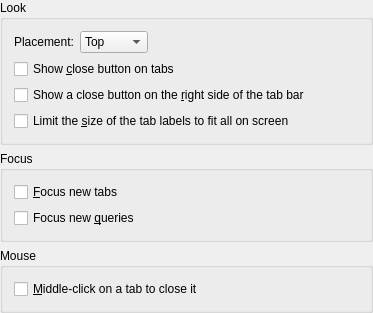
<ui version="4.0" >
 <comment>This program is free software; you can redistribute it and/or modify
it under the terms of the GNU General Public License as published by
the Free Software Foundation; either version 2 of the License, or
(at your option) any later version.</comment>
 <class>Tabs_PreferencesUI</class>
 <widget class="QWidget" name="Tabs_PreferencesUI" >
  <property name="geometry" >
   <rect>
    <x>0</x>
    <y>0</y>
    <width>373</width>
    <height>312</height>
   </rect>
  </property>
  <property name="windowTitle" >
   <string>TabBar_Config</string>
  </property>
  <layout class="QVBoxLayout" >
   <property name="margin" >
    <number>0</number>
   </property>
   <item>
    <widget class="QGroupBox" name="lookGBox" >
     <property name="title" >
      <string>Look</string>
     </property>
     <layout class="QVBoxLayout" >
      <item>
       <layout class="QHBoxLayout" >
        <item>
         <widget class="QLabel" name="placementLabel" >
          <property name="text" >
           <string>Placement:</string>
          </property>
          <property name="wordWrap" >
           <bool>false</bool>
          </property>
         </widget>
        </item>
        <item>
         <widget class="KComboBox" name="kcfg_TabPlacement" >
          <item>
           <property name="text" >
            <string>Top</string>
           </property>
          </item>
          <item>
           <property name="text" >
            <string>Bottom</string>
           </property>
          </item>
          <item>
           <property name="text" >
            <string>Left</string>
           </property>
          </item>
         </widget>
        </item>
        <item>
         <spacer name="spacer4" >
          <property name="orientation" >
           <enum>Qt::Horizontal</enum>
          </property>
          <property name="sizeType" >
           <enum>QSizePolicy::Expanding</enum>
          </property>
          <property name="sizeHint" stdset="0" >
           <size>
            <width>111</width>
            <height>20</height>
           </size>
          </property>
         </spacer>
        </item>
       </layout>
      </item>
      <item>
       <widget class="QCheckBox" name="kcfg_CloseButtons" >
        <property name="text" >
         <string>Show &amp;close button on tabs</string>
        </property>
       </widget>
      </item>
      <item>
       <widget class="QCheckBox" name="kcfg_ShowTabBarCloseButton" >
        <property name="text" >
         <string>Show a close button on the &amp;right side of the tab bar</string>
        </property>
       </widget>
      </item>
      <item>
       <widget class="QCheckBox" name="kcfg_UseMaxSizedTabs" >
        <property name="text" >
         <string>Limit the &amp;size of the tab labels to fit all on screen</string>
        </property>
       </widget>
      </item>
     </layout>
    </widget>
   </item>
   <item>
    <widget class="QGroupBox" name="focusGBox" >
     <property name="title" >
      <string>Focus</string>
     </property>
     <layout class="QVBoxLayout" >
      <item>
       <widget class="QCheckBox" name="kcfg_BringToFront" >
        <property name="text" >
         <string>&amp;Focus new tabs</string>
        </property>
       </widget>
      </item>
      <item>
       <widget class="QCheckBox" name="kcfg_FocusNewQueries" >
        <property name="text" >
         <string>Focus new &amp;queries</string>
        </property>
       </widget>
      </item>
     </layout>
    </widget>
   </item>
   <item>
    <widget class="QGroupBox" name="mouseGBox" >
     <property name="title" >
      <string>Mouse</string>
     </property>
     <layout class="QVBoxLayout" >
      <item>
       <widget class="QCheckBox" name="kcfg_MiddleClickClose" >
        <property name="text" >
         <string>&amp;Middle-click on a tab to close it</string>
        </property>
       </widget>
      </item>
     </layout>
    </widget>
   </item>
   <item>
    <spacer name="spacer1" >
     <property name="orientation" >
      <enum>Qt::Vertical</enum>
     </property>
     <property name="sizeType" >
      <enum>QSizePolicy::Expanding</enum>
     </property>
     <property name="sizeHint" stdset="0" >
      <size>
       <width>20</width>
       <height>100</height>
      </size>
     </property>
    </spacer>
   </item>
  </layout>
 </widget>
 <layoutdefault spacing="6" margin="11" />
 <layoutfunction spacing="KDialog::spacingHint" margin="KDialog::marginHint" />
 <customwidgets>
  <customwidget>
   <class>KComboBox</class>
   <extends>QComboBox</extends>
   <header>kcombobox.h</header>
  </customwidget>
 </customwidgets>
 <resources/>
 <connections/>
</ui>
